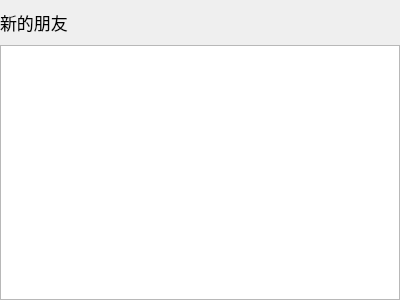
<?xml version="1.0" encoding="UTF-8"?>
<ui version="4.0">
 <class>NewFriendsWidget</class>
 <widget class="QWidget" name="NewFriendsWidget">
  <property name="geometry">
   <rect>
    <x>0</x>
    <y>0</y>
    <width>400</width>
    <height>300</height>
   </rect>
  </property>
  <property name="mouseTracking">
   <bool>true</bool>
  </property>
  <property name="windowTitle">
   <string>Form</string>
  </property>
  <layout class="QVBoxLayout" name="verticalLayout">
   <property name="spacing">
    <number>0</number>
   </property>
   <property name="leftMargin">
    <number>0</number>
   </property>
   <property name="topMargin">
    <number>0</number>
   </property>
   <property name="rightMargin">
    <number>0</number>
   </property>
   <property name="bottomMargin">
    <number>0</number>
   </property>
   <item>
    <widget class="QLabel" name="titleLabel">
     <property name="minimumSize">
      <size>
       <width>0</width>
       <height>45</height>
      </size>
     </property>
     <property name="maximumSize">
      <size>
       <width>16777215</width>
       <height>45</height>
      </size>
     </property>
     <property name="font">
      <font>
       <pointsize>13</pointsize>
       <bold>false</bold>
       <stylestrategy>PreferDefault</stylestrategy>
      </font>
     </property>
     <property name="mouseTracking">
      <bool>true</bool>
     </property>
     <property name="text">
      <string>新的朋友</string>
     </property>
    </widget>
   </item>
   <item>
    <widget class="QListWidget" name="listWidget">
     <property name="font">
      <font>
       <pointsize>10</pointsize>
      </font>
     </property>
     <property name="mouseTracking">
      <bool>true</bool>
     </property>
    </widget>
   </item>
  </layout>
 </widget>
 <resources/>
 <connections/>
</ui>
